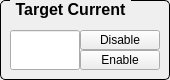
       <widget class="QGroupBox" name="groupBox_3">
        <property name="geometry">
         <rect>
          <x>730</x>
          <y>620</y>
          <width>170</width>
          <height>80</height>
         </rect>
        </property>
        <property name="font">
         <font>
          <pointsize>12</pointsize>
          <weight>75</weight>
          <bold>true</bold>
         </font>
        </property>
        <property name="styleSheet">
         <string notr="true">QGroupBox {
     border: 1px solid black;
     border-radius: 5px;
     margin-top: 0.5em;
 }
 
 QGroupBox::title {
     subcontrol-origin: margin;
     left: 10px;
     padding: 0 3px 0 3px;
 }</string>
        </property>
        <property name="title">
         <string>Target Current</string>
        </property>
        <widget class="QEPushButton" name="btnEnable">
         <property name="geometry">
          <rect>
           <x>80</x>
           <y>50</y>
           <width>80</width>
           <height>20</height>
          </rect>
         </property>
         <property name="text">
          <string>Enable</string>
         </property>
         <property name="variable" stdset="0">
          <string>OP:enable</string>
         </property>
        </widget>
        <widget class="QEPushButton" name="btnDisable">
         <property name="geometry">
          <rect>
           <x>80</x>
           <y>30</y>
           <width>80</width>
           <height>20</height>
          </rect>
         </property>
         <property name="text">
          <string>Disable</string>
         </property>
         <property name="variable" stdset="0">
          <string>OP:enable</string>
         </property>
         <property name="clickText">
          <string>0</string>
         </property>
        </widget>
        <widget class="QELineEdit" name="qelineedit_3">
         <property name="geometry">
          <rect>
           <x>10</x>
           <y>30</y>
           <width>70</width>
           <height>40</height>
          </rect>
         </property>
         <property name="variable" stdset="0">
          <string>OP:limit</string>
         </property>
         <property name="displayAlarmStateOption" stdset="0">
          <enum>QE::Never</enum>
         </property>
        </widget>
       </widget>
